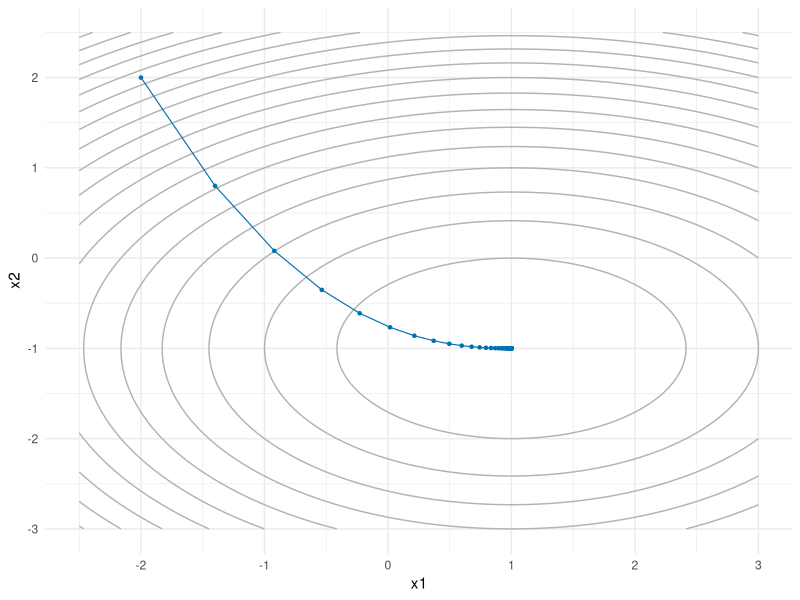
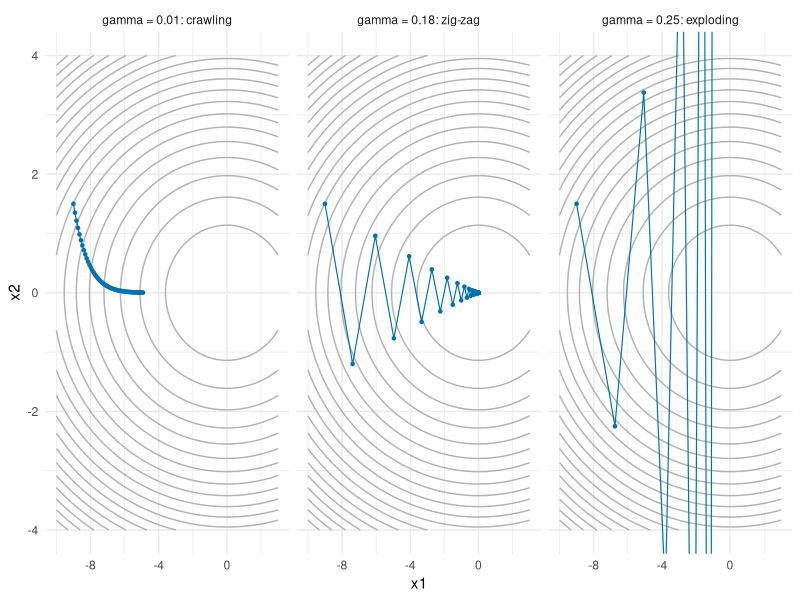
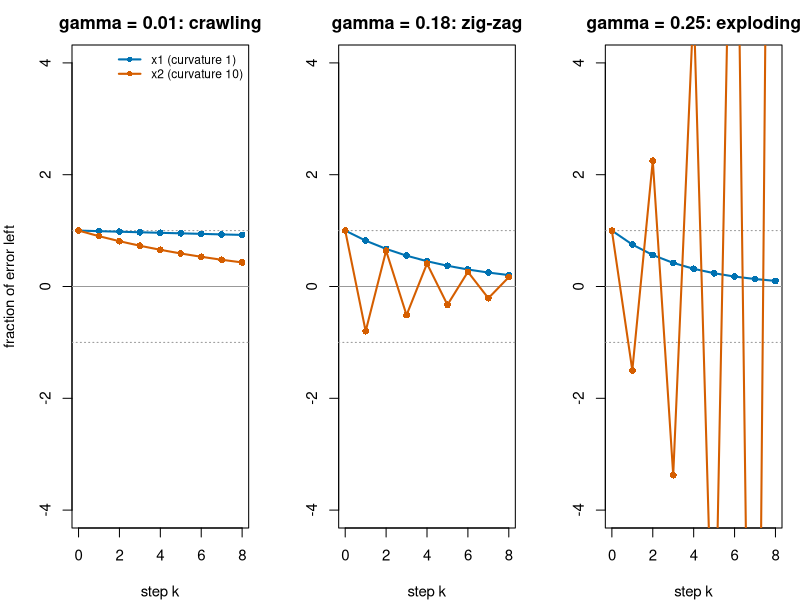
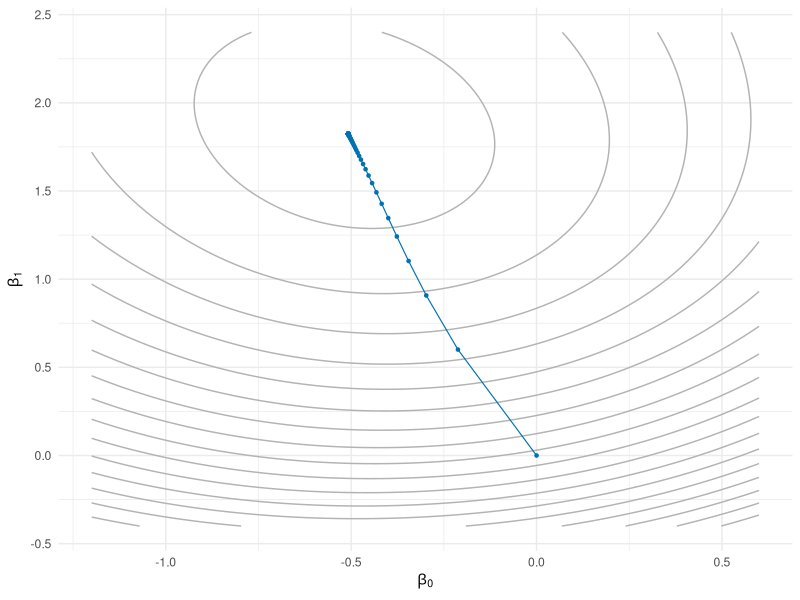
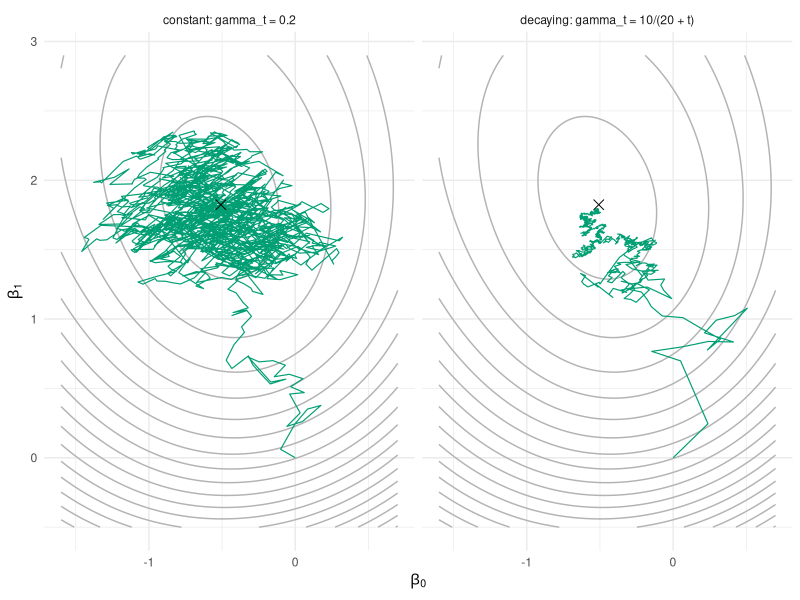
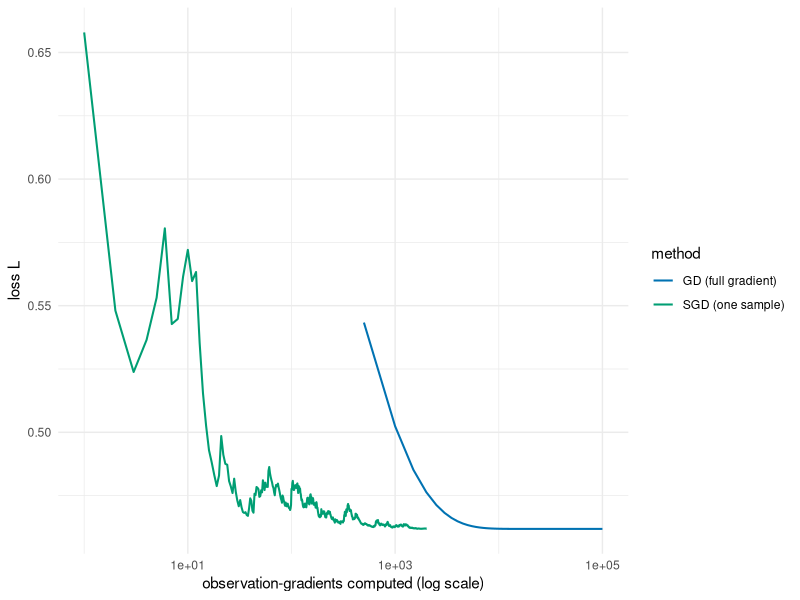

Write the R code that produced these figures, in order.
## ---- chunk 1
#| include: false
set.seed(7432)
knitr::opts_chunk$set(fig.width = 6, fig.height = 4, out.width = "70%", fig.align = "center")
## ---- chunk 2
grad_descent <- function(grad, x0, gamma, n) {
  # one row per iterate, one column per coordinate
  path <- matrix(NA_real_, nrow = n + 1, ncol = length(x0))
  path[1, ] <- x0
  for (i in 1:n) {
    path[i + 1, ] <- path[i, ] - gamma * grad(path[i, ])
  }
  # return a data frame ready for ggplot: one row per iterate
  out <- as.data.frame(path)
  names(out) <- paste0("x", seq_along(x0))
  out$iter <- 0:n
  out
}
## ---- chunk 3
f_bowl <- \(x) (x[1] - 1)^2 + 2 * (x[2] + 1)^2
grad_bowl <- \(x) c(2 * (x[1] - 1), 4 * (x[2] + 1))

path_bowl <- grad_descent(grad_bowl, x0 = c(-2, 2), gamma = 0.1, n = 60)
round(tail(path_bowl, 3), 5)
## ---- chunk 4
library(ggplot2)

# evaluate f on a grid, ready for geom_contour
contour_data <- function(f, xlim, ylim, n = 100) {
  grid <- expand.grid(x1 = seq(xlim[1], xlim[2], length.out = n),
                      x2 = seq(ylim[1], ylim[2], length.out = n))
  grid$f <- apply(grid[, 1:2], 1, f)
  grid
}

# grey contours of f, with the trajectory drawn on top
ggplot(contour_data(f_bowl, c(-2.5, 3), c(-3, 2.5)), aes(x1, x2)) +
  geom_contour(aes(z = f), bins = 20, colour = "grey70") +
  geom_path(data = path_bowl, colour = "#0072B2", linewidth = 0.4) +
  geom_point(data = path_bowl, colour = "#0072B2", size = 0.9) +
  theme_minimal()
## ---- chunk 5
#| fig-width: 9
#| fig-height: 3.4
#| out-width: "100%"
f_ill <- \(x) x[1]^2 / 2 + 10 * x[2]^2 / 2
grad_ill <- \(x) c(x[1], 10 * x[2])

path_small <- grad_descent(grad_ill, c(-9, 1.5), gamma = 0.01, n = 60)
path_zig   <- grad_descent(grad_ill, c(-9, 1.5), gamma = 0.18, n = 60)
path_exploding  <- grad_descent(grad_ill, c(-9, 1.5), gamma = 0.25, n = 8)

# one labelled data frame, one facet per step size (week 4 tricks)
path_small$gamma <- "gamma = 0.01: crawling"
path_zig$gamma   <- "gamma = 0.18: zig-zag"
path_exploding$gamma  <- "gamma = 0.25: exploding"
paths3 <- rbind(path_small, path_zig, path_exploding)
paths3$gamma <- factor(paths3$gamma, levels = unique(paths3$gamma))

# the contour layer has no `gamma` column, so it is drawn in every facet
ggplot(contour_data(f_ill, c(-10, 3), c(-4, 4)), aes(x1, x2)) +
  geom_contour(aes(z = f), bins = 20, colour = "grey70") +
  geom_path(data = paths3, colour = "#0072B2", linewidth = 0.4) +
  geom_point(data = paths3, colour = "#0072B2", size = 0.9) +
  coord_cartesian(ylim = c(-4, 4)) +
  facet_wrap(~ gamma) +
  theme_minimal()
## ---- chunk 6
#| echo: false
#| label: fig-week5-factors
#| fig-cap: "Fraction of the starting error left in each coordinate after $k$ steps, i.e. $(1-\\gamma\\lambda)^k$, for the valley with $\\lambda = 1$ (along $x_1$) and $\\lambda = 10$ (along $x_2$). The right panel is clipped to $[-4, 4]$."
#| fig-width: 9
#| fig-height: 3.2
#| out-width: "100%"
k <- 0:8
gammas <- c(0.01, 0.18, 0.25)
titles <- c("gamma = 0.01: crawling", "gamma = 0.18: zig-zag", "gamma = 0.25: exploding")
cols <- c("#0072B2", "#D55E00")
op <- par(mfrow = c(1, 3), mar = c(4, 4, 2.5, 1), cex = 0.9)
for (i in 1:3) {
  g <- gammas[i]
  plot(NA, xlim = c(0, 8), ylim = c(-4, 4), xlab = "step k",
       ylab = if (i == 1) "fraction of error left" else "", main = titles[i])
  abline(h = c(-1, 0, 1), lty = c(3, 1, 3), col = "grey60")
  lines(k, (1 - g * 1)^k,  col = cols[1], lwd = 2, type = "o", pch = 16)
  lines(k, (1 - g * 10)^k, col = cols[2], lwd = 2, type = "o", pch = 16)
  if (i == 1) legend("topright", c("x1 (curvature 1)", "x2 (curvature 10)"),
                     col = cols, lwd = 2, pch = 16, bty = "n", cex = 0.8)
}
par(op)
## ---- chunk 7
steps_to_tol <- function(path, target, tol = 1e-3) {
  X <- as.matrix(path[seq_along(target)])   # the x1, ..., xd columns
  dist <- apply(X, 1, function(x) sqrt(sum((x - target)^2)))
  path$iter[which(dist < tol)[1]]           # NA if it never gets there
}

c(crawl = steps_to_tol(grad_descent(grad_ill, c(-9, 1.5), 0.01, 5000), c(0, 0)),
  zig   = steps_to_tol(grad_descent(grad_ill, c(-9, 1.5), 0.18, 5000), c(0, 0)))
## ---- chunk 8
set.seed(7432)

# --- logistic regression data: intercept + one covariate --------------------
n_log <- 500
x_log <- rnorm(n_log)
X_log <- cbind(1, x_log)                  # design matrix: intercept + slope
beta_log_true <- c(-0.5, 2)
p_true <- 1 / (1 + exp(-as.vector(X_log %*% beta_log_true)))
y_log <- rbinom(n_log, 1, p_true)

sigmoid <- \(z) 1 / (1 + exp(-z))
nll <- \(b) {
  eta <- as.vector(X_log %*% b)
  mean(log(1 + exp(eta)) - y_log * eta)
}
nll_grad <- \(b) {
  p <- sigmoid(as.vector(X_log %*% b))
  as.vector(t(X_log) %*% (p - y_log)) / n_log
}
## ---- chunk 9
path_nll <- grad_descent(nll_grad, x0 = c(0, 0), gamma = 2, n = 200)

beta_hat <- unlist(tail(path_nll, 1)[1:2])   # the final iterate
beta_hat
nll_grad(beta_hat)                           # its gradient: numerically zero
## ---- chunk 10
ggplot(contour_data(nll, c(-1.2, 0.6), c(-0.4, 2.4)), aes(x1, x2)) +
  geom_contour(aes(z = f), bins = 20, colour = "grey70") +
  geom_path(data = path_nll, colour = "#0072B2", linewidth = 0.4) +
  geom_point(data = path_nll, colour = "#0072B2", size = 0.9) +
  labs(x = expression(beta[0]), y = expression(beta[1])) +
  theme_minimal()
## ---- chunk 11
# approximate each partial derivative of f by a central difference
num_grad <- function(f, b, h = 1e-6) {
  g <- numeric(length(b))
  for (j in seq_along(b)) {
    e <- numeric(length(b))
    e[j] <- h
    g[j] <- (f(b + e) - f(b - e)) / (2 * h)
  }
  g
}

b_test <- c(0.5, -1)
num_grad(nll, b_test) - nll_grad(b_test)   # approximation error at a test point
## ---- chunk 12
# factory: fix f and h once, get back a gradient function of b alone
make_num_grad <- function(f, h = 1e-6) \(b) num_grad(f, b, h)

path_num <- grad_descent(make_num_grad(nll), x0 = c(0, 0), gamma = 2, n = 200)

c(steps_exact = steps_to_tol(path_nll, beta_hat),
  steps_num   = steps_to_tol(path_num, beta_hat))
rbind(exact     = beta_hat,
      numerical = unlist(tail(path_num, 1)[1:2]))
## ---- chunk 13
sgd <- function(grad_i, x0, gamma, n_steps, n_data) {
  # grad_i(theta, i): gradient of the loss at observation i only
  # gamma(t): step size at step t
  path <- matrix(NA_real_, nrow = n_steps + 1, ncol = length(x0))
  path[1, ] <- x0
  for (t in 1:n_steps) {
    i <- sample(n_data, 1)
    path[t + 1, ] <- path[t, ] - gamma(t) * grad_i(path[t, ], i)
  }
  out <- as.data.frame(path)
  names(out) <- paste0("x", seq_along(x0))
  out$iter <- 0:n_steps
  out
}

# single-observation gradient of the NLL: (sigmoid(eta_i) - y_i) * x_i
nll_grad_i <- function(b, i) X_log[i, ] * (sigmoid(sum(X_log[i, ] * b)) - y_log[i])
## ---- chunk 14
#| fig-width: 8
#| fig-height: 3.8
#| out-width: "100%"
set.seed(1)
sgd_const <- sgd(nll_grad_i, c(0, 0), gamma = \(t) 0.2,           n_steps = 2000, n_data = n_log)
sgd_decay <- sgd(nll_grad_i, c(0, 0), gamma = \(t) 10 / (20 + t), n_steps = 2000, n_data = n_log)

sgd_const$schedule <- "constant: gamma_t = 0.2"
sgd_decay$schedule <- "decaying: gamma_t = 10/(20 + t)"
sgd_both <- rbind(sgd_const, sgd_decay)

# the cross marks beta_hat, the minimiser gradient descent found above
mle_pt <- data.frame(x1 = beta_hat[1], x2 = beta_hat[2])

ggplot(contour_data(nll, c(-1.6, 0.7), c(-0.5, 2.9)), aes(x1, x2)) +
  geom_contour(aes(z = f), bins = 20, colour = "grey70") +
  geom_path(data = sgd_both, colour = "#009E73", linewidth = 0.4) +
  geom_point(data = mle_pt, shape = 4, size = 3, colour = "black") +
  facet_wrap(~ schedule) +
  labs(x = expression(beta[0]), y = expression(beta[1])) +
  theme_minimal()
## ---- chunk 15
#| message: false
library(dplyr)

# the paths hold only iterates; evaluate the loss along each of them ourselves
path_nll$loss  <- apply(as.matrix(path_nll[, 1:2]), 1, nll)
sgd_decay$loss <- apply(as.matrix(sgd_decay[, 1:2]), 1, nll)

cost_df <- bind_rows(
  tibble(evals = path_nll$iter * n_log, loss = path_nll$loss,  method = "GD (full gradient)"),
  tibble(evals = sgd_decay$iter,        loss = sgd_decay$loss, method = "SGD (one sample)")
) |>
  filter(evals > 0)

ggplot(cost_df, aes(evals, loss, colour = method)) +
  geom_line(linewidth = 0.7) +
  scale_x_log10() +
  scale_colour_manual(values = c("GD (full gradient)" = "#0072B2",
                                 "SGD (one sample)" = "#009E73")) +
  labs(x = "observation-gradients computed (log scale)", y = "loss L") +
  theme_minimal()
## ---- chunk 16
grad_descent_pre <- function(grad, x0, gamma, n, P) {
  path <- matrix(NA_real_, nrow = n + 1, ncol = length(x0))
  path[1, ] <- x0
  for (i in 1:n) {
    path[i + 1, ] <- path[i, ] - gamma * as.vector(P %*% grad(path[i, ]))
  }
  out <- as.data.frame(path)
  names(out) <- paste0("x", seq_along(x0))
  out$iter <- 0:n
  out
}
## ---- chunk 17
P <- diag(c(1, 1 / 10))
path_pre <- grad_descent_pre(grad_ill, c(-9, 1.5), gamma = 1, n = 5, P = P)
round(path_pre, 10)
## ---- chunk 18
fit_bfgs <- optim(par = c(0, 0), fn = nll, gr = nll_grad, method = "BFGS")
fit_bfgs$par          # estimated coefficients
fit_bfgs$value        # NLL at the minimum
fit_bfgs$counts       # evaluations of fn and gr
fit_bfgs$convergence  # 0 means success
## ---- chunk 19
# our GD: path_nll, already computed in @sec-week5-losses (200 steps, gamma = 2)

# our SGD, with a hand-tuned decay schedule
set.seed(3)
path_sgd_nll <- sgd(nll_grad_i, c(0, 0), gamma = \(t) 10 / (20 + t),
                    n_steps = 4000, n_data = n_log)

# the reference fit
fit_glm <- glm(y_log ~ X_log - 1, family = binomial)

results <- data.frame(
  method = c("glm()", "optim BFGS", "GD (200 steps)", "SGD (4000 steps)"),
  nll = c(nll(coef(fit_glm)), fit_bfgs$value,
          nll(beta_hat),
          nll(unlist(tail(path_sgd_nll, 1)[1:2]))),
  obs_gradients = c(NA, fit_bfgs$counts["gradient"] * n_log, 200 * n_log, 4000)
)
results$nll <- round(results$nll, 6)
results$obs_gradients <- format(results$obs_gradients, big.mark = ",", scientific = FALSE)
results
